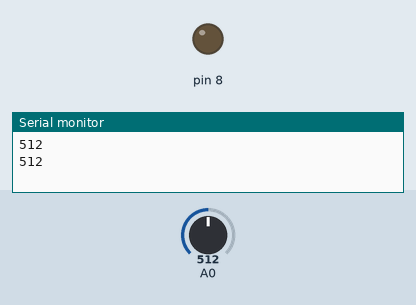
The sketch below on a simulated Arduino Uno, built with avr-gcc and run on an emulated ATmega328P. Shown: output pins drawn as LEDs (lit = HIGH), the last lines printed to the serial monitor. The test bench sets the inputs (shaded band); at power-on: A0 = 512.

Above: at 1.8 s.
1.9 s: A0 set to 143
3.4 s: A0 set to 123
At 4.5 s:
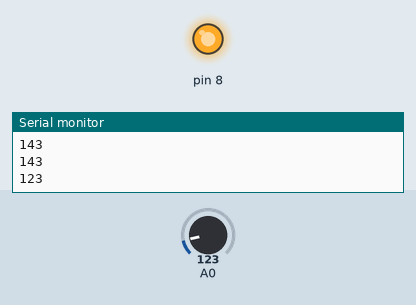
5.5 s: A0 set to 140
At 7.2 s:
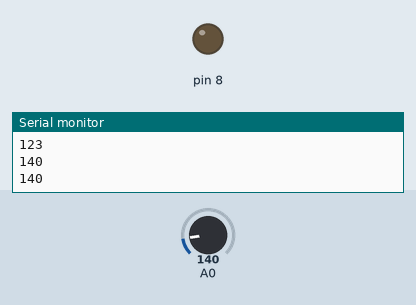
7.5 s: A0 set to 122
At 8.8 s:
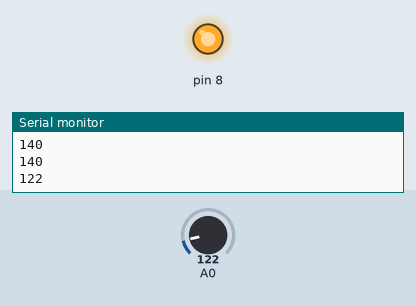
Timing chart, 0 to 10.5 s (numbered marks = the images above; inputs shaded):
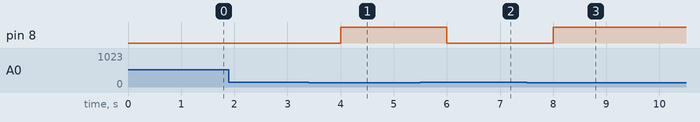

Measured:
- the behaviour switches between 130 and 129 on A0 (found by bisection; images 0 and 1)
- after the input at 3.4 s, pin 8: LOW → HIGH after 0.60 s
- after the input at 5.5 s, pin 8: HIGH → LOW after 0.50 s
- after the input at 7.5 s, pin 8: LOW → HIGH after 0.50 s

The sketch:

Gas_Leakage_Alarm_A0.ino
```cpp
void setup() {
  Serial.begin(9600);
  pinMode(8,OUTPUT);
}

void loop() {
  int value=analogRead(A0);
  Serial.println(value);
  if(value>=130)
  digitalWrite(8,LOW);
  else
  digitalWrite(8,HIGH);
  delay(1000);
}
```
